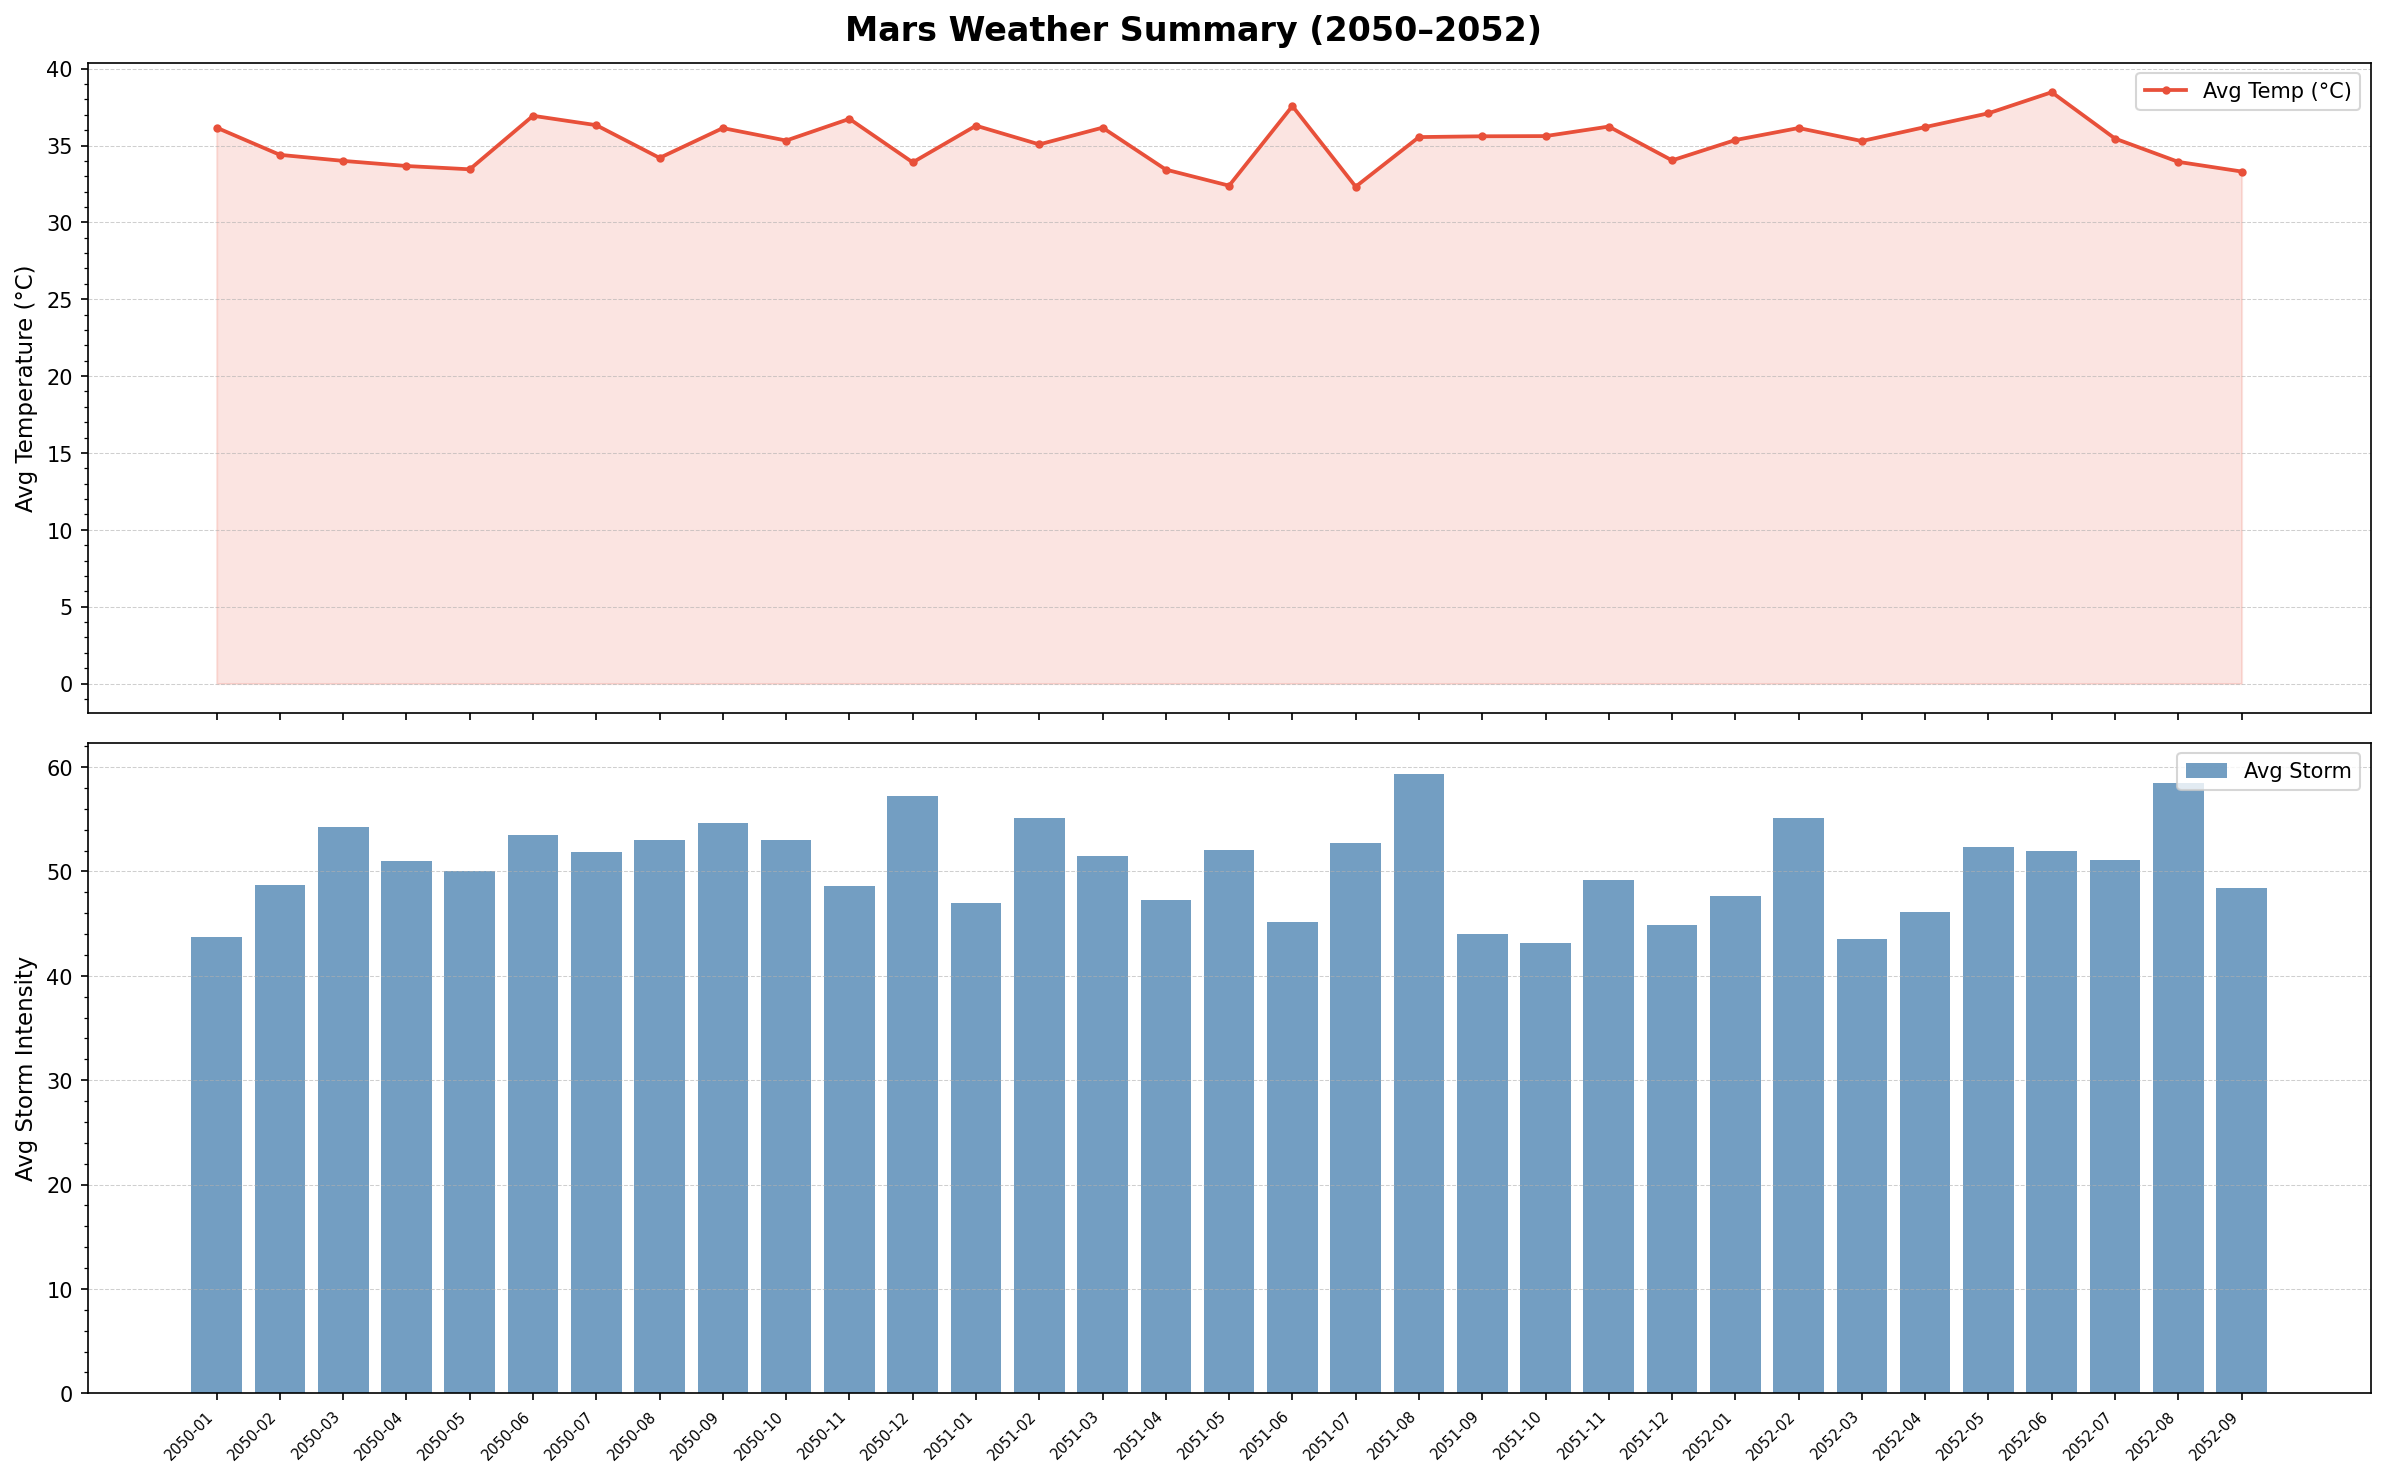

Write Python code to recreate this figure.
import csv
import datetime
import os
import sys

import matplotlib
import matplotlib.pyplot as plt
import matplotlib.ticker as ticker
import mysql.connector
from mysql.connector import Error

matplotlib.use('Agg')


# 설정 상수
DB_HOST = 'localhost'
DB_PORT = 3306
DB_USER = 'root'
DB_PASSWORD = ''
DB_NAME = 'mars_db'

CSV_FILE_PATH = 'mars_weathers_data.CSV'
OUTPUT_PNG_PATH = 'mars_weather_summary.png'

CREATE_TABLE_SQL = """
CREATE TABLE IF NOT EXISTS mars_weather (
    weather_id  INT          NOT NULL AUTO_INCREMENT,
    mars_date   DATETIME     NOT NULL,
    temp        INT,
    storm       INT,
    PRIMARY KEY (weather_id)
) ENGINE=InnoDB DEFAULT CHARSET=utf8mb4;
"""

INSERT_SQL = (
    'INSERT INTO mars_weather (mars_date, temp, storm) '
    'VALUES (%s, %s, %s)'
)


# 데이터베이스 유틸리티
def create_connection(host, port, user, password, database=None):
    # MySQL 연결 객체를 반환
    try:
        conn = mysql.connector.connect(
            host=host,
            port=port,
            user=user,
            password=password,
            database=database,
        )
        print(f'[DB] 연결 성공: {host}:{port}')
        return conn
    except Error as exc:
        print(f'[DB] 연결 실패: {exc}')
        sys.exit(1)


def ensure_database(host, port, user, password, db_name):
    # 데이터베이스가 없으면 생성한 뒤 연결 객체를 반환
    conn = create_connection(host, port, user, password)
    cursor = conn.cursor()
    cursor.execute(
        f'CREATE DATABASE IF NOT EXISTS `{db_name}` '
        'CHARACTER SET utf8mb4 COLLATE utf8mb4_unicode_ci'
    )
    conn.commit()
    cursor.close()
    conn.close()
    print(f'[DB] 데이터베이스 확인/생성: {db_name}')
    return create_connection(host, port, user, password, db_name)


def create_table(conn):
    # mars_weather 테이블 생성
    cursor = conn.cursor()
    cursor.execute(CREATE_TABLE_SQL)
    conn.commit()
    cursor.close()
    print('[DB] 테이블 확인/생성: mars_weather')


def insert_rows(conn, rows):
    # 행 목록을 mars_weather 테이블에 삽입
    cursor = conn.cursor()
    inserted = 0
    for row in rows:
        cursor.execute(INSERT_SQL, row)
        inserted += 1
    conn.commit()
    cursor.close()
    print(f'[DB] 삽입 완료: {inserted}건')


def fetch_monthly_stats(conn):
    # 월별 평균 기온과 평균 폭풍 강도를 조회하여 반환
    sql = """
        SELECT
            DATE_FORMAT(mars_date, '%Y-%m') AS month,
            AVG(temp)                       AS avg_temp,
            AVG(storm)                      AS avg_storm
        FROM mars_weather
        GROUP BY month
        ORDER BY month
    """
    cursor = conn.cursor()
    cursor.execute(sql)
    results = cursor.fetchall()
    cursor.close()
    return results


# CSV 유틸리티
def read_csv(file_path):
    # CSV 파일을 읽어 헤더와 행 목록을 반환
    if not os.path.isfile(file_path):
        print(f'[CSV] 파일을 찾을 수 없습니다: {file_path}')
        sys.exit(1)

    rows = []
    with open(file_path, newline='', encoding='utf-8') as csv_file:
        reader = csv.DictReader(csv_file)
        header = reader.fieldnames
        print(f'[CSV] 헤더: {header}')
        for line in reader:
            rows.append(line)

    print(f'[CSV] 읽은 행 수: {len(rows)}')
    print('[CSV] 첫 번째 행 샘플:', rows[0] if rows else '없음')
    return header, rows


def convert_rows_for_insert(csv_rows):
    # CSV 행을 INSERT용 튜플 목록으로 변환
    # CSV 헤더의 'stom' 오타를 storm으로 처리, temp는 float -> int로 변환
    result = []
    for row in csv_rows:
        # 헤더 오타 'stom' 대응
        storm_val = row.get('storm') or row.get('stom', '0')
        mars_date = datetime.datetime.strptime(row['mars_date'], '%Y-%m-%d')
        temp_val = int(round(float(row['temp'])))
        storm_int = int(storm_val)
        result.append((mars_date, temp_val, storm_int))
    return result


# 시각화
def save_chart(monthly_stats, output_path):
    # 월별 평균 기온 및 폭풍 강도를 PNG 파일로 저장
    months = [row[0] for row in monthly_stats]
    avg_temps = [float(row[1]) for row in monthly_stats]
    avg_storms = [float(row[2]) for row in monthly_stats]

    x_idx = range(len(months))

    fig, (ax1, ax2) = plt.subplots(2, 1, figsize=(16, 10), sharex=True)
    fig.suptitle('Mars Weather Summary (2050–2052)', fontsize=16, fontweight='bold')

    # --- 평균 기온 ---
    ax1.plot(x_idx, avg_temps, color='#E8503A', linewidth=1.8, marker='o',
             markersize=3, label='Avg Temp (°C)')
    ax1.fill_between(x_idx, avg_temps, alpha=0.15, color='#E8503A')
    ax1.set_ylabel('Avg Temperature (°C)', fontsize=11)
    ax1.yaxis.set_minor_locator(ticker.AutoMinorLocator())
    ax1.grid(axis='y', linestyle='--', linewidth=0.5, alpha=0.6)
    ax1.legend(loc='upper right', fontsize=10)

    # --- 평균 폭풍 강도 ---
    ax2.bar(x_idx, avg_storms, color='#5B8DB8', alpha=0.85, label='Avg Storm')
    ax2.set_ylabel('Avg Storm Intensity', fontsize=11)
    ax2.set_xticks(list(x_idx))
    ax2.set_xticklabels(months, rotation=45, ha='right', fontsize=7)
    ax2.yaxis.set_minor_locator(ticker.AutoMinorLocator())
    ax2.grid(axis='y', linestyle='--', linewidth=0.5, alpha=0.6)
    ax2.legend(loc='upper right', fontsize=10)

    plt.tight_layout()
    plt.savefig(output_path, dpi=150, bbox_inches='tight')
    plt.close(fig)
    print(f'[Chart] 이미지 저장 완료: {output_path}')


# 메인
def main():
    # 1. CSV 읽기
    header, csv_rows = read_csv(CSV_FILE_PATH)

    # 2. INSERT용 튜플로 변환
    insert_data = convert_rows_for_insert(csv_rows)

    # 3. DB 연결 및 테이블 생성
    conn = ensure_database(DB_HOST, DB_PORT, DB_USER, DB_PASSWORD, DB_NAME)
    create_table(conn)

    # 4. 데이터 삽입
    insert_rows(conn, insert_data)

    # 5. 월별 통계 조회
    monthly_stats = fetch_monthly_stats(conn)
    print(f'[DB] 월별 통계 행 수: {len(monthly_stats)}')

    conn.close()

    # 6. 차트 저장
    save_chart(monthly_stats, OUTPUT_PNG_PATH)


if __name__ == '__main__':
    main()
